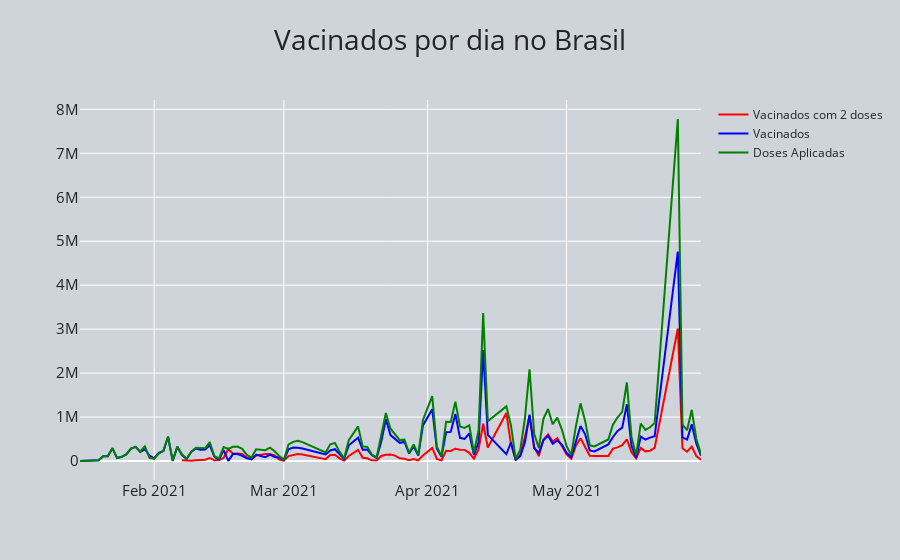

The cell this chart's notebook holds for it:
### Code cell
#Novas Vacinados

fig = go.Figure()
fig.add_trace(
    go.Scatter(x=df_.date, y=df_.dose2_dia, name='Vacinados com 2 doses', mode= "lines", 
              line=dict(color='red'))
)
fig.add_trace(
    go.Scatter(x=df_.date, y=df_.dose1_dia, name='Vacinados', mode= "lines", 
              line=dict(color='blue'))
)
fig.add_trace(
    go.Scatter(x=df_.date, y=df_.doses_dia, name='Doses Aplicadas', mode= "lines", 
              line=dict(color='green'))
)
fig.update_layout(title='Vacinados por dia no Brasil', title_x=0.5,
                 paper_bgcolor='rgb(206, 212, 218)',
                 plot_bgcolor='rgba(0,0,0,0)',
                 font_color='rgb(33, 37, 41)',
                 title_font_size=28,
                 yaxis = dict(tickfont = dict(size=15)),
                 xaxis = dict(tickfont = dict(size=15)))
fig.show()
